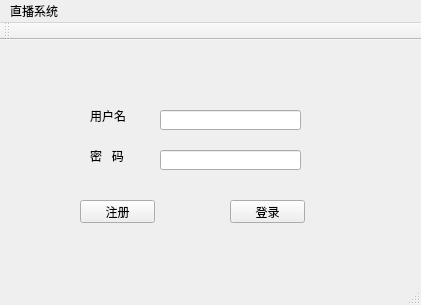
<?xml version="1.0" encoding="UTF-8"?>
<ui version="4.0">
 <class>MainWindow</class>
 <widget class="QMainWindow" name="MainWindow">
  <property name="geometry">
   <rect>
    <x>0</x>
    <y>0</y>
    <width>421</width>
    <height>305</height>
   </rect>
  </property>
  <property name="windowTitle">
   <string>江山悦播</string>
  </property>
  <widget class="QWidget" name="centralWidget">
   <widget class="QLineEdit" name="name">
    <property name="geometry">
     <rect>
      <x>160</x>
      <y>70</y>
      <width>141</width>
      <height>20</height>
     </rect>
    </property>
   </widget>
   <widget class="QLineEdit" name="passwd">
    <property name="geometry">
     <rect>
      <x>160</x>
      <y>110</y>
      <width>141</width>
      <height>20</height>
     </rect>
    </property>
   </widget>
   <widget class="QLabel" name="lb_name">
    <property name="geometry">
     <rect>
      <x>90</x>
      <y>70</y>
      <width>54</width>
      <height>12</height>
     </rect>
    </property>
    <property name="text">
     <string>用户名</string>
    </property>
   </widget>
   <widget class="QLabel" name="lb_passwd">
    <property name="geometry">
     <rect>
      <x>90</x>
      <y>110</y>
      <width>54</width>
      <height>12</height>
     </rect>
    </property>
    <property name="text">
     <string>密   码</string>
    </property>
   </widget>
   <widget class="QPushButton" name="reg">
    <property name="geometry">
     <rect>
      <x>80</x>
      <y>160</y>
      <width>75</width>
      <height>23</height>
     </rect>
    </property>
    <property name="text">
     <string>注册</string>
    </property>
   </widget>
   <widget class="QPushButton" name="login">
    <property name="geometry">
     <rect>
      <x>230</x>
      <y>160</y>
      <width>75</width>
      <height>23</height>
     </rect>
    </property>
    <property name="text">
     <string>登录</string>
    </property>
   </widget>
  </widget>
  <widget class="QMenuBar" name="menuBar">
   <property name="geometry">
    <rect>
     <x>0</x>
     <y>0</y>
     <width>421</width>
     <height>20</height>
    </rect>
   </property>
   <widget class="QMenu" name="menu">
    <property name="title">
     <string>直播系统</string>
    </property>
   </widget>
   <addaction name="menu"/>
  </widget>
  <widget class="QToolBar" name="mainToolBar">
   <attribute name="toolBarArea">
    <enum>TopToolBarArea</enum>
   </attribute>
   <attribute name="toolBarBreak">
    <bool>false</bool>
   </attribute>
  </widget>
  <widget class="QStatusBar" name="statusBar"/>
 </widget>
 <layoutdefault spacing="6" margin="11"/>
 <resources/>
 <connections/>
</ui>
